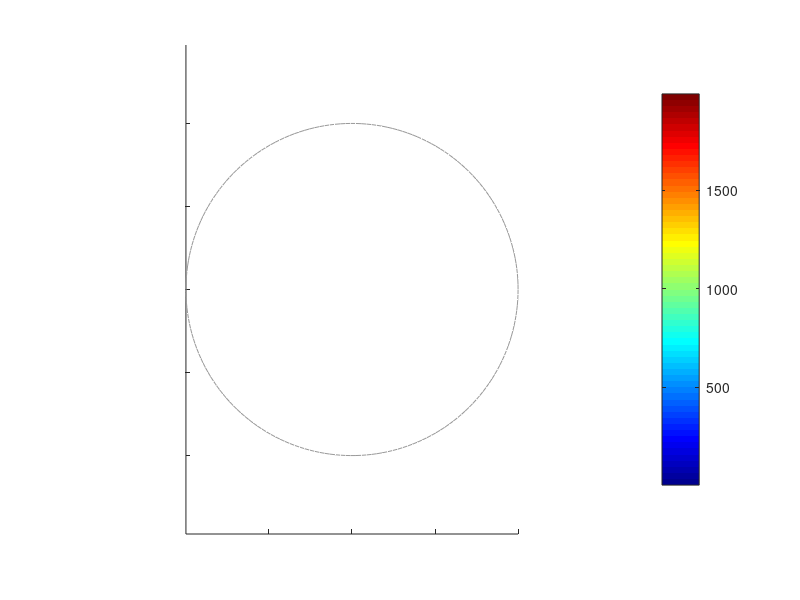

Write MATLAB code to recreate this figure. (Note: this script raises an error after producing the figure.)
clc
clear

% Parameters for the helix
radius = 10;   % Radius of the helix
pitch = -2;  % Distance between turns, negative -> left handed helix, positive -> right handed helix
num_turns = 10; % Number of turns
num_points_per_turn = 20; % Number of points per turn

% Calculate the total number of points
total_points = num_turns * num_points_per_turn;

% Create a vector of points along the z-axis
z = linspace(0, num_turns * pitch, total_points);

% Create a vector of angles for the helix
theta = linspace(0, num_turns * 2 * pi, total_points);

% Calculate the x and y coordinates of the helix
x = radius * cos(theta);
y = radius * sin(theta);

vertices = [x' y' z'];

% Generate random angles for rotation around x, y, and z axes
theta_x = rand * 2 * pi;
theta_y = rand * 2 * pi;
theta_z = rand * 2 * pi;

theta_x = 0;
theta_y = 0;
theta_z = 0;

% Create rotation matrices for each axis
Rx = [
    1 0 0;
    0 cos(theta_x) -sin(theta_x);
    0 sin(theta_x) cos(theta_x)
    ];

Ry = [
    cos(theta_y) 0 sin(theta_y);
    0 1 0;
    -sin(theta_y) 0 cos(theta_y)
    ];

Rz = [
    cos(theta_z) -sin(theta_z) 0;
    sin(theta_z) cos(theta_z) 0;
    0 0 1
    ];

% Combine the rotation matrices
R = Rx * Ry * Rz;

% Apply the rotation to the vertices
rotated_vertices = (R * vertices')';

%use for helix plot with tangent vectors
xyz_coordinates = rotated_vertices;

%use for binary image stack generation
%xyz_coordinates=round(rotated_vertices)-(round(min(min(rotated_vertices)))-1);

monomer_index=1:1:size(xyz_coordinates,1);
query_index=1:0.1:size(xyz_coordinates,1);

xx = interp1(monomer_index,xyz_coordinates(:,1),query_index,'spline');
yy = interp1(monomer_index,xyz_coordinates(:,2),query_index,'spline');
zz = interp1(monomer_index,xyz_coordinates(:,3),query_index,'spline');

bond_vectors = [];

for j = 2:1:size(xyz_coordinates,1)-1
    left_point_x=xx(find(query_index==monomer_index(j))-1);
    right_point_x=xx(find(query_index==monomer_index(j))+1);

    left_point_y=yy(find(query_index==monomer_index(j))-1);
    right_point_y=yy(find(query_index==monomer_index(j))+1);

    left_point_z=zz(find(query_index==monomer_index(j))-1);
    right_point_z=zz(find(query_index==monomer_index(j))+1);

    tx=right_point_x-left_point_x;
    ty=right_point_y-left_point_y;
    tz=right_point_z-left_point_z;

    bond_vectors = [bond_vectors; [tx./norm([tx ty tz]) ty./norm([tx ty tz]) tz./norm([tx ty tz])]];
end

bond_vectors = [[0 0 0]; bond_vectors; [0 0 0]];

resolution = 5000;
chromosome = [xx' yy' zz'];
chromosome = flipud(chromosome);

numPoints = size(chromosome,1);

MyColor = linspace(1,numPoints,numPoints)';
% create a connectivity matrix
Faces = [1:(numPoints-1); 2:numPoints]';

% Plot the original helix
figure
screen = get(0, 'Screensize');
    screen(3)=screen(3)/1.75;
    set(gcf, 'Position', screen);
% Apply interpolation for each x,y and z
hold on
%plot3(xx,yy,zz,'-k', LineWidth=5)
plot3(xx,yy,zz,'Color', [.6 .6 .6])
%quiver3(xyz_coordinates(:,1)-bond_vectors(:,1),xyz_coordinates(:,2)-bond_vectors(:,2),xyz_coordinates(:,3)-bond_vectors(:,3),bond_vectors(:,1),bond_vectors(:,2),bond_vectors(:,3))
set(gca,'Xticklabel',[])
set(gca,'Yticklabel',[])
set(gca,'Zticklabel',[])


colormap jet
axis equal
caxis([min(MyColor) max(MyColor)])
c = colorbar;
c.Position = c.Position - [.1 0 0 0];
c.Ticks = linspace(0, size(chromosome,1), round(size(chromosome,1)/500)+1);
c.TickLabels = num2cell(linspace(0, 2*10^7, round(size(chromosome,1)/500)+1));
c.Label.String = 'primary sequence [bp]';
c.FontSize = 32;
patch('Faces', Faces(:,:) ,'Vertices', chromosome(:,:) ,'FaceColor', 'none', 'FaceVertexCData', MyColor(:,:) ,'EdgeColor','interp' ,'LineWidth',5, 'FaceAlpha',.5,'EdgeAlpha',.5);

%view(45,22.5)
view(0,0)

    xlim([min(chromosome(:,1))*1.6 max(chromosome(:,1))*1.6])
    ylim([min(chromosome(:,2))*1.6 max(chromosome(:,2))*1.6])
    %ylim([0 max(yy)*1.6])
    ylim([min(yy)*1.6 0])
    zlim([min(chromosome(:,3))*1.1 max(chromosome(:,3))*1.1])

% Determine the size of the image stack based on the maximum X, Y, and Z coordinates
max_x = max(max(xyz_coordinates));
max_y = max(max(xyz_coordinates));
max_z = max(max(xyz_coordinates));

% % Initialize the binary image stack
% binary_stack = false(max_y, max_x, max_z);

% % Convert XYZ coordinates to binary image stack
% for i = 1:size(xyz_coordinates, 1)
%     x = xyz_coordinates(i, 1);
%     y = xyz_coordinates(i, 2);
%     z = xyz_coordinates(i, 3);
%     binary_stack(y, x, z) = true;
% end
%
% % Display one of the slices (optional)
% for i = 1:1:size(binary_stack,3)
% imwrite(binary_stack(:, :, i),sprintf("/Users/lucasphilipp/Downloads/helix/helix_%i.png",i));
% end
